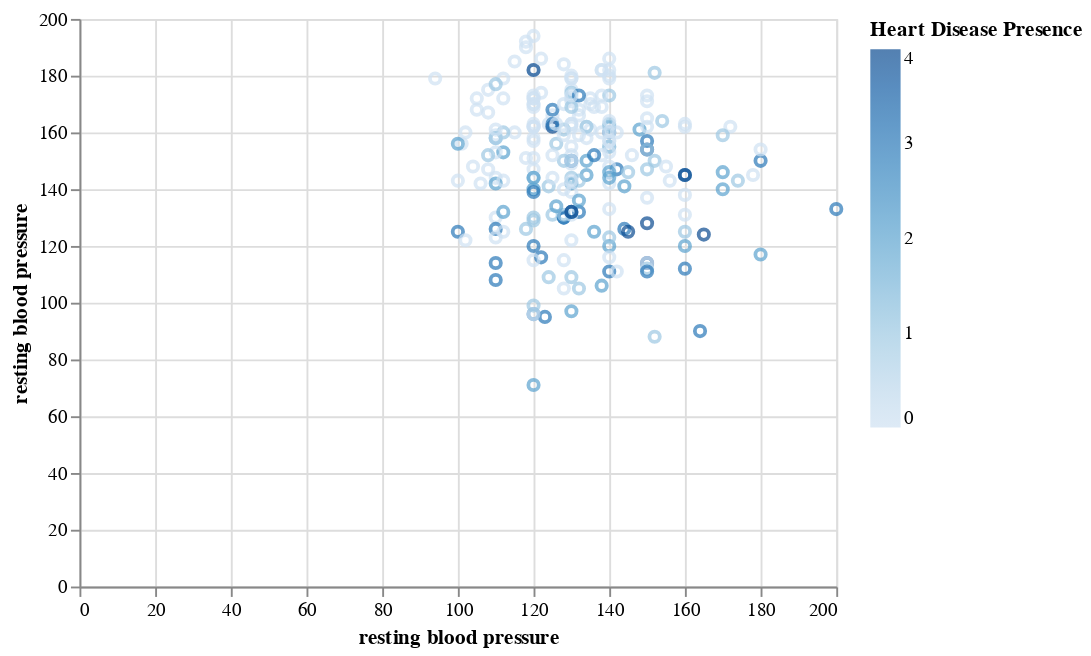

Notebook source saved alongside this figure:
### Code cell
trestbps_thalach_plot = alt.Chart(cleveland_train).mark_point().encode(
    x = alt.X("trestbps", title = "resting blood pressure" ),
    y = alt.Y('thalach', title = "resting blood pressure"),
    color = alt.Color("heart_disease_presence", title = "Heart Disease Presence")
)
trestbps_thalach_plot

### Figure 1 — Vega-Lite specification as saved in the notebook (floating-point values rounded to 4 significant figures; data arrays with more than 128 entries replaced by an {"elided": "..."} marker saying what was removed)
{"config": {"view": {"continuousWidth": 400, "continuousHeight": 300}}, "data": {"name": "data-2f4852ee1af2b8cf26a07939a39c8b20"}, "mark": "point", "encoding": {"color": {"field": "heart_disease_presence", "title": "Heart Disease Presence", "type": "quantitative"}, "x": {"field": "trestbps", "title": "resting blood pressure", "type": "quantitative"}, "y": {"field": "thalach", "title": "resting blood pressure", "type": "quantitative"}}, "$schema": "https://vega.github.io/schema/vega-lite/v4.17.0.json", "datasets": {"data-2f4852ee1af2b8cf26a07939a39c8b20": {"elided": "227 records"}}}
